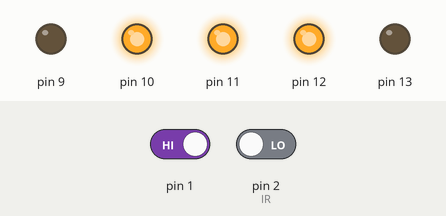
The sketch below on a simulated Arduino Uno, built with avr-gcc and run on an emulated ATmega328P. On the bench: output pins drawn as LEDs (lit = HIGH). The inputs (shaded band) are chosen by the test bench; at power-on: pin 2 (IR) LOW, pin 1 HIGH.

Above: at 2.8 s.
2.9 s: pin 2 (IR) driven HIGH
At 4.2 s:
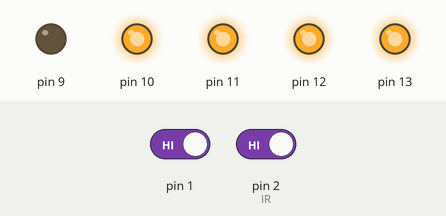
4.5 s: pin 1 driven LOW
At 5.8 s:
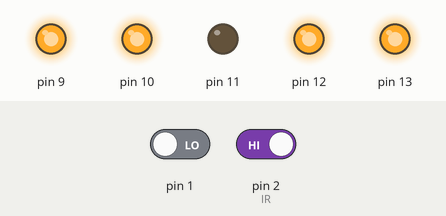
6.5 s: pin 1 driven HIGH
At 7.3 s:
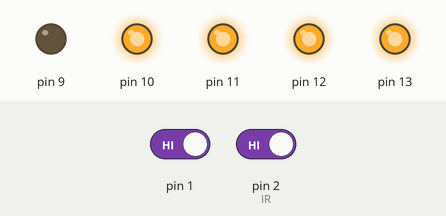
Timing chart, 0 to 9.5 s (numbered marks = the images above; inputs shaded):
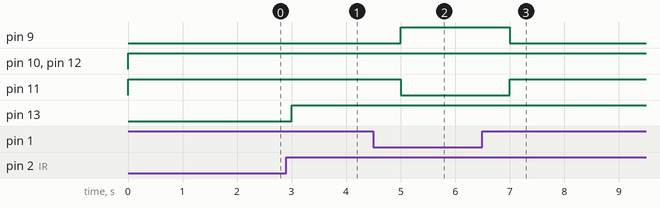

Measured:
- after the input at 2.9 s, pin 13: LOW → HIGH after 0.10 s
- after the input at 4.5 s, pin 9: LOW → HIGH after 0.50 s; pin 11: HIGH → LOW after 0.50 s
- after the input at 6.5 s, pin 9: HIGH → LOW after 0.50 s; pin 11: LOW → HIGH after 0.50 s

The sketch:

IRsensor_GASsensor_LCD_motor.ino
```cpp
//#include <Wire.h>
//#include <LiquidCrystal_I2C.h>
//LiquidCrystal_I2C lcd(0x27, 16, 2);
void setup()
{
//lcd.init();
//lcd.backlight();
//lcd.clear();
pinMode (2, INPUT);
pinMode (13, OUTPUT);
pinMode (12, OUTPUT);
pinMode (1, INPUT);
pinMode (11, OUTPUT);
pinMode (10, OUTPUT);
pinMode (9, OUTPUT);
}
void loop() {
//lcd.setCursor(0,0);
  if (digitalRead(2)==HIGH)//IR SENSOR Detected
  {
   digitalWrite (13, HIGH);//GREEN LED
  // lcd.print("BLOCK DETECTED");
  }
  else
  {
  digitalWrite (12, HIGH);//RED LED
 // lcd.print("BLOCK NOT DETECTED");
  }
if ((digitalRead(1)==LOW) && (digitalRead(2)==HIGH))//motor works when gas sensor detects gas
{
  digitalWrite(9, HIGH);
  digitalWrite(10, HIGH);
  digitalWrite(11, LOW);
  delay(500);
  digitalWrite(7, HIGH);
  digitalWrite(6, HIGH);
  digitalWrite(5, LOW);
  delay(500);
}
else
{
  digitalWrite(9, LOW);
  digitalWrite(10, HIGH);
  digitalWrite(11, HIGH);
  delay(500);
  digitalWrite(7, HIGH);
  digitalWrite(6, HIGH);
  digitalWrite(5, LOW);
  delay(500);
}
}
```
